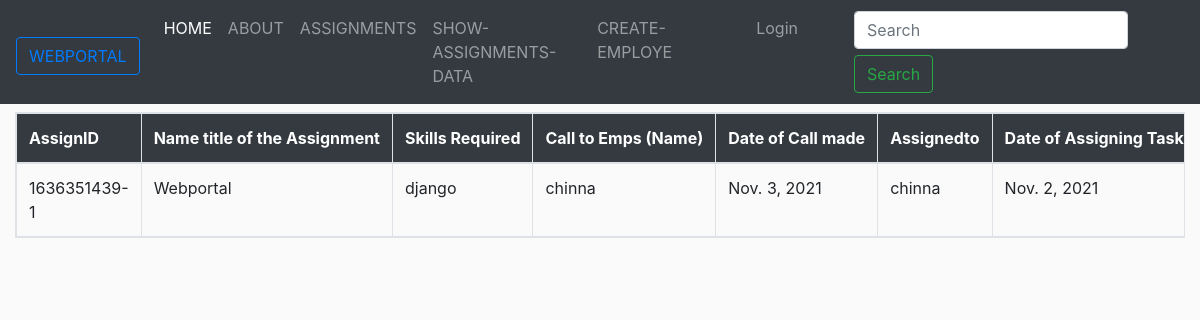
Screenshot of /show-assignment/ with the database file from the repository.
### webapp/models.py (models this page shows, shortened)
class Assignments(models.Model):
    STATUS = (
        ('Pending', 'Pending'),
        ('Assigned', 'Assigned'),
        ('Issuess', 'Issuess'),
        ('raised', 'raised'),
        ('submitted', 'submitted'),
    )
    assign_id = models.CharField(max_length=100)
    name_of_title = models.CharField(max_length=50)
    date_of_call_to_people      = models.DateField(auto_now_add=False,null=True)
    date_of_assigning_task = models.DateField(auto_now_add=False)
    date_of_submistion = models.DateField(auto_now_add=False)
    call_to_people = models.ManyToManyField(Employe)
    assigned_to = models.CharField(max_length=120, default=None)
    downlode_attachement = models.FileField(upload_to="doc/")
    status = models.CharField(max_length=200,choices=STATUS)
    detail = models.TextField(max_length=120, default=None)

class Employe(models.Model):
    empid = models.CharField(max_length=6)
    empname = models.CharField(max_length=200)
    empskills = models.CharField(max_length=120,)
    def __str__(self):
        return self.empname

### webapp/views.py (the view)
# urls.py: path('show-assignment/',views.allassignment_view,name='showdata'),
def allassignment_view(request):
    employe = Employe.objects.all()
    assignment_all = Assignments.objects.all()
    return render(request,'web/showassignment.html',{'assignment_all':assignment_all,'employe':employe})

### webapp/templates/web/showassignment.html (shortened to what this page needs)
{% extends "web/base.html" %}
{% load static %}
{% block content %}
<div class="container-fluid">
    <div class="row">
        <div class="col-sm-12 col-md-12 col-xl-12 col-lg-12">
            <table class="table table-bordered table-responsive table-hover mt-2 ">
                <thead class="bg-dark text-white">
                    <tr>
                        <th>AssignID</th>
                        <th>Name&nbsp;title&nbsp;of&nbsp;the&nbsp;Assignment</th>
                        <th>Skills&nbsp;Required</th>
                        <th>Call&nbsp;to&nbsp;Emps&nbsp;(Name)</th>
                        <th>Date&nbsp;of&nbsp;Call&nbsp;made</th>
                        <th>Assignedto</th>
                        <th>Date&nbsp;of&nbsp;Assigning&nbsp;Task</th>
                    </tr>
                </thead>
                <tbody>
                    {% for i in assignment_all  %}
                    <tr>
                        <td>{{i.assign_id}}</td>
                        <td>{{i.name_of_title|capfirst}}</td>
                        {% for user in i.call_to_people.all %}
                        <td>{{ user.empskills|safe}}</td>
                        <td>{{user}}</td>
                        <td>{{i.date_of_call_to_people}}</td>
                        <td>{{i.assigned_to}}</td>
                        <td>{{i.date_of_assigning_task}}</td>
                    </tr>
                    {% endfor %}
                    {% endfor %}
                </tbody>
            </table>
        </div>
    </div>
</div>
{% endblock content %}

### rows the page displays
Assignments: assign_id "1636351439-1", name_of_title "Webportal", date_of_call_to_people "Nov. 3, 2021", assigned_to "chinna", date_of_assigning_task "Nov. 2, 2021"
Employe: empskills "django", empname "chinna"
